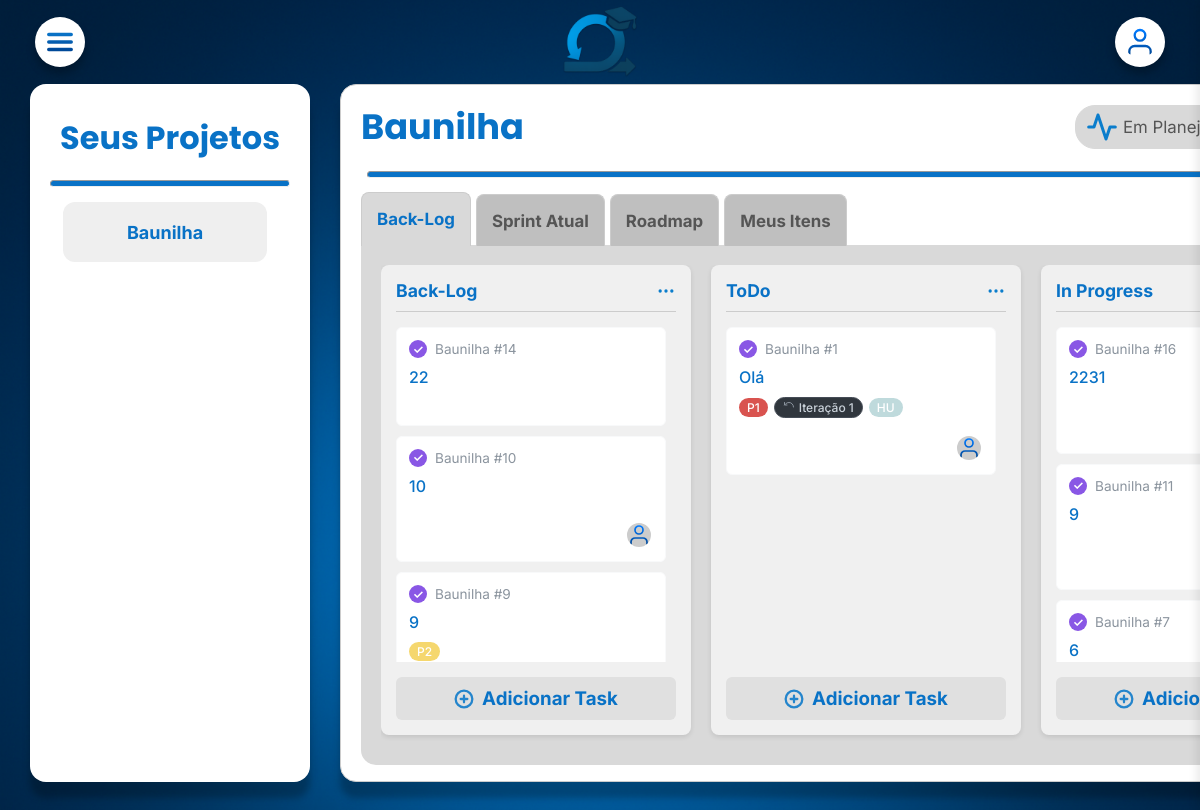
Screenshot of /?projeto_id=2 (signed in) with the database file from the repository.
### public/models.py (models this page shows, shortened)
class UsuarioPersonalizado(AbstractUser):
    USERNAME_FIELD = 'matricula'
    REQUIRED_FIELDS = ['email', 'username'] # 'email' e 'username' seriam campos obrigatórios ao criar superusuário.
    matricula = models.CharField(
        max_length=50,
        unique=True,
        blank=True, # Permite que seja vazio, dependendo de como você usa USERNAME_FIELD
        null=True,  # Permite que seja nulo no banco de dados
        help_text="Matrícula única do usuário."
    )
    nome_completo = models.CharField(
        max_length=255,
        blank=True,
        help_text="Nome completo do usuário."
    )
    TIPO_USUARIO_CHOICES = (
        ('aluno', 'Aluno'),
        ('professor', 'Professor'),
    )
    tipo_usuario = models.CharField(
        max_length=10,
        choices=TIPO_USUARIO_CHOICES,
        default='aluno',
        help_text="Define se o usuário é um aluno ou um professor."
    )
    avatar = models.CharField(
        max_length=255,
        blank=True,
        null=True,
        default='public/images/User.svg',
        help_text="Caminho para o arquivo de avatar do usuário."
    )
    class Meta:
        verbose_name = "Usuário Personalizado"
        verbose_name_plural = "Usuários Personalizados"

class Projeto(models.Model):
    nome = models.CharField(max_length=200)
    descricao = models.TextField(blank=True)
    data_criacao = models.DateTimeField(default=timezone.now)
    data_inicio = models.DateTimeField(null=True, blank=True)
    data_limite = models.DateTimeField(null=True, blank=True)
    data_ultima_atualizacao = models.DateTimeField(auto_now=True)
    iteration_duration = models.PositiveIntegerField(default=2)
    iteration_unit = models.CharField(max_length=10, default='weeks') # 'weeks' or 'days'
    status_update_text = models.TextField(blank=True, null=True, help_text="Texto da última atualização de status do projeto.")
    status = models.CharField(
        max_length=20,
        choices=StatusProjetoChoices.choices,
        default=StatusProjetoChoices.PLANEJAMENTO
    )
    responsavel = models.ForeignKey(
        'UsuarioPersonalizado',
        on_delete=models.PROTECT,
        related_name='projetos_responsavel'
    )
    participantes = models.ManyToManyField(
        'UsuarioPersonalizado',
        related_name='projetos_participante'
    )
    publico = models.BooleanField(default=True)
    ativo = models.BooleanField(default=True)
    versao = models.PositiveIntegerField(default=1)
    observacoes = models.TextField(blank=True, null=True)
    feedback_final = models.TextField(
        blank=True,
        null=True,
        help_text="Feedback final do professor sobre o projeto."
    )
    class Meta:
        verbose_name = 'Projeto'
        verbose_name_plural = 'Projetos'
        ordering = ['-data_criacao']

class Coluna(models.Model):
    nome = models.CharField(max_length=100)
    projeto = models.ForeignKey(Projeto, on_delete=models.CASCADE, related_name='colunas')
    ordem = models.PositiveIntegerField(default=0) # Para definir a ordem de exibição
    class Meta:
        ordering = ['ordem']

class Tarefa(models.Model):
    titulo = models.CharField(
        max_length=255
    )
    descricao = models.TextField(
        blank=True,
        null=True
    )
    numero_tarefa_projeto = models.PositiveIntegerField(
        editable=False,
        help_text="Número sequencial da tarefa dentro do projeto."
    )
    coluna = models.ForeignKey(Coluna,
        on_delete=models.CASCADE,
        related_name='tarefas',
        null=True)
    dificuldade = models.CharField(
        max_length=20,
        choices=NivelDificuldadeChoices.choices,
        blank=True,
        null=True
    )
    prioridade = models.ForeignKey(
        Prioridade,
        on_delete=models.SET_NULL,
        blank=True,
        null=True,
        related_name='tarefas'
    )
    tamanho = models.ForeignKey(
        Tamanho,
        on_delete=models.SET_NULL,
        blank=True,
        null=True,
        related_name='tarefas'
    )
    projeto = models.ForeignKey(
        Projeto,
        on_delete=models.CASCADE,
        related_name='tarefas'
    )
    responsaveis = models.ManyToManyField(
        settings.AUTH_USER_MODEL,
        related_name='tarefas_responsaveis',
        limit_choices_to={'tipo_usuario': 'aluno'},
        blank=True
    )
    tags = models.ManyToManyField(
        Tag,
        related_name='tarefas',
        blank=True
    )
    milestone = models.ForeignKey(
        Milestone,
        on_delete=models.SET_NULL,
        null=True, blank=True,
        related_name='tarefas'
    )
    relacionamentos = models.ManyToManyField(
        'self',
        blank=True,
        symmetrical=True
    )
    especificacoes = models.TextField(
        blank=True,
        null=True
    )
    sprint = models.ForeignKey(
        Sprint,
        on_delete=models.SET_NULL,
        null=True,
        blank=True,
        related_name='tarefas'
    )
    visibilidade = models.CharField(
        max_length=20,
        choices=TipoVisibilidadeChoices.choices,
        default=TipoVisibilidadeChoices.PUBLICA
    )
    nota = models.FloatField(
        null=True,
        blank=True
    )
    data_criacao = models.DateTimeField(
        default=timezone.now
    )
    data_atualizacao = models.DateTimeField(
        auto_now=True
    )
    class Meta:
        verbose_name = "Tarefa"
        verbose_name_plural = "Tarefas"
        ordering = ['coluna__ordem', '-data_criacao', 'titulo']

class Prioridade(models.Model):
    projeto = models.ForeignKey(Projeto, on_delete=models.CASCADE, related_name='prioridades')
    nome = models.CharField(max_length=100)
    descricao = models.TextField(blank=True, null=True)
    cor = models.CharField(max_length=7, default='#808080', help_text="Cor em formato hexadecimal, ex: #FF0000")
    ordem = models.PositiveIntegerField(default=0, help_text="Define a ordem de exibição da prioridade.")
    class Meta:
        verbose_name = "Prioridade"
        verbose_name_plural = "Prioridades"
        unique_together = ('projeto', 'nome')
        ordering = ['ordem','nome']

class Sprint(models.Model):
    nome = models.CharField(
        max_length=255
    )
    data_inicio = models.DateField(
        null=True,
        blank=True
    )
    data_fim = models.DateField(
        null=True,
        blank=True
    )
    projeto = models.ForeignKey(
        Projeto,
        on_delete=models.CASCADE,
        related_name='sprints'
    )
    class Meta:
        verbose_name = "Sprint"
        verbose_name_plural = "Sprints"
        ordering = ['data_inicio', 'nome']

class Tag(models.Model):
    nome = models.CharField(max_length=100)
    descricao = models.CharField(max_length=255, blank=True, null=True, help_text="Descrição opcional para a tag.")
    cor = models.CharField(max_length=7, default='#d73a4a', help_text="Cor em formato hexadecimal, ex: #d73a4a")
    projeto = models.ForeignKey(
        Projeto,
        on_delete=models.CASCADE,
        related_name='tags_do_projeto'
    )
    class Meta:
        verbose_name = "Tag"
        verbose_name_plural = "Tags"
        unique_together = ('nome', 'projeto')
        ordering = ['nome']

### public/views.py (the view)
# urls.py: path('', views.index, name='index'),
@login_required
def index(request):
    is_professor_check = request.user.is_authenticated and request.user.tipo_usuario == 'professor'
    if request.user.tipo_usuario == 'professor':
        projetos_visiveis = Projeto.objects.filter(
            Q(responsavel=request.user) | Q(participantes=request.user)
        ).distinct()
    else:
        projetos_visiveis = Projeto.objects.filter(
            Q(participantes=request.user) & Q(ativo=True)
        ).distinct()
    projetos_atuais = projetos_visiveis.order_by('nome')
    selected_project_id = request.GET.get('projeto_id')
    selected_project = None
    project_title = "Nenhum projeto selecionado"
    colunas = []
    sprint_atual = None
    colunas_sprint = []
    colunas_meus_itens = []  # Variá vel para as tarefas do usuário
    if selected_project_id:
        try:
            selected_project = get_object_or_404(
                projetos_visiveis, id=selected_project_id
            )
            project_title = selected_project.nome
            colunas = Coluna.objects.filter(projeto=selected_project).prefetch_related('tarefas').order_by('ordem')
            hoje = date.today()
            sprint_atual = Sprint.objects.filter(
                projeto=selected_project,
                data_inicio__lte=hoje,
                data_fim__gte=hoje
            ).first()
            if sprint_atual:
                tarefas_da_sprint_prefetch = Prefetch(
                    'tarefas',
                    queryset=Tarefa.objects.filter(sprint=sprint_atual)
                )
                colunas_sprint = Coluna.objects.filter(projeto=selected_project).prefetch_related(
                    tarefas_da_sprint_prefetch
                ).order_by('ordem')
            tarefas_do_usuario_prefetch = Prefetch(
                'tarefas',
                queryset=Tarefa.objects.filter(responsaveis=request.user).select_related(
                    'projeto', 'prioridade', 'tamanho', 'sprint'
                ).prefetch_related('tags', 'responsaveis')
            )
            colunas_meus_itens = Coluna.objects.filter(projeto=selected_project).prefetch_related(
                tarefas_do_usuario_prefetch
            ).order_by('ordem')
        except (ValueError, Projeto.DoesNotExist):
            messages.error(request, "ID do projeto inválido ou projeto não encontrado.")
            project_title = "Projeto inválido"
            selected_project = None
    context = {
        "is_professor": is_professor_check,
        "projetos_atuais": projetos_atuais,
        "selected_project": selected_project,
        "project_title": project_title,
        "colunas": colunas,
        "sprint_atual": sprint_atual,
        "colunas_sprint": colunas_sprint,
        "colunas_meus_itens": colunas_meus_itens,  # Adiciona ao contexto
    }
    return render(request, "public/pages/index.html", context=context)

### public/templates/public/pages/index.html (shortened to what this page needs)
{% extends "public/templates/main.html" %}
{% load static %}
{% block content %}
    {% include "public/templates/parts/header.html" %}
    <div class="main-container">
        {% include "public/templates/parts/abaProjetos.html" %}
        {% if selected_project %}
            {% include 'public/templates/parts/abaProjeto.html' %}
        {% endif %}
    </div>
{% endblock %}

### public/templates/public/templates/parts/header.html
{% load static %}
<header>
    <div class="header-content">
        <div class="menuButton">
            <img src="{% static 'public/images/Menu.svg' %}" alt="Menu">
        </div>
        <img class="logo1" alt="" src="{% static 'public/images/Learn Loop Logo.png' %}">
        <a href="{% url 'public:perfil' %}" style="text-decoration: none;">
            <div class="perfilButton">
                <img src="{% static user.avatar %}" alt="Perfil" style="width: 32px; height: 32px; border-radius: 50%;">
            </div>
        </a>
    </div>
</header>

### public/templates/public/templates/parts/abaProjetos.html (shortened to what this page needs)
{% load static %}
<div class="aba-de-projetos-container">
    <div class="aba-de-projetos">
        <h1 class="titulo-projetos">Seus Projetos</h1>
        <hr class="linha-projetos">
        <div class="projetos-lista">
            {% for p in projetos_atuais %}
                <a href="{% url 'public:index' %}?projeto_id={{ p.id }}" class="projeto-link" style="text-decoration: none;">
                    {% include "public/templates/parts/projRec.html" %}
                </a>
            {% empty %}
                <p class="nenhum-projeto-mensagem">Nenhum projeto encontrado.</p>
            {% endfor %}
        </div>
    </div>
</div>

### public/templates/public/templates/parts/projRec.html
<div class="rectangle-div">
    <h4 class="projectName">{{ p.nome }}</h4>
</div>

### public/templates/public/templates/parts/projetoHeader.html (shortened to what this page needs)
{% load static %}
<div class="projeto-header">
    <h1 class="titulo-projeto">{{ project_title }}</h1>
    <div class="menu-icons">
        <div class="status-button">
            <img src="{% static 'public/images/Activity.svg' %}" alt="Status">
            {% if selected_project %}
                <h3>{{ selected_project.get_status_display }}</h3>
            {% else %}
                <h3>Status</h3>
            {% endif %}
        </div>
    </div>
</div>

### public/templates/public/templates/parts/colunas.html (shortened to what this page needs)
{% load static %}
<div class="columns-container">
    {% for coluna in colunas %}
        <div class="board-column" data-column-id="{{ coluna.id }}">
            <div class="column-header">
                <h3>{{ coluna.nome }}</h3>
                <img class="column-options-icon" src="{% static 'public/images/More horizontal.svg' %}" alt="Mais Opções">
            </div>
            {% include "public/templates/parts/tarefas.html" with coluna=coluna %}
            <div class="add-task-button">
                <img src="{% static 'public/images/Plus circle.svg' %}" alt="Adicionar Tarefa">
                <h3>Adicionar Task</h3>
            </div>
        </div>
    {% endfor %}
</div>

### public/templates/public/templates/parts/tarefas.html (shortened to what this page needs)
{% load static %}
<div class="tasks-list">
    {% for tarefa in coluna.tarefas.all %}
        <div class="task-card" data-task-id="{{ tarefa.id }}" draggable="true">
            <div class="task-card-header">
                <span class="task-card-project-icon">✓</span>
                <span class="task-card-project-name">{{ tarefa.projeto.nome }} #{{ tarefa.numero_tarefa_projeto }}</span>
            </div>
            <div class="task-card-title">
                {{ tarefa.titulo }}
            </div>
            <div class="task-card-meta">
                {% if tarefa.prioridade %}
                    <span class="meta-tag priority-tag-card" title="Prioridade: {{ tarefa.prioridade.nome }}" style="background-color: {{ tarefa.prioridade.cor }};">
                        {{ tarefa.prioridade.nome}}
                    </span>
                {% endif %}
                {% if tarefa.sprint %}
                    <span class="meta-tag sprint-tag-card" title="Iteração: {{ tarefa.sprint.nome }}">
                        <svg xmlns="http://www.w3.org/2000/svg" width="12" height="12" viewBox="0 0 24 24" fill="none" stroke="currentColor" stroke-width="2" stroke-linecap="round" stroke-linejoin="round"><path d="M21 12a9 9 0 0 0-9-9 9.75 9.75 0 0 0-6.74 2.74L3 8"/><path d="M3 3v5h5"/></svg>
                        {{ tarefa.sprint.nome }}
                    </span>
                {% endif %}
                {% for tag in tarefa.tags.all %}
                    {% if tag.cor|lower == '#ffffff' %}
                        <span class="meta-tag label-tag-card" title="Tag: {{ tag.nome }}" style="--tag-color: {{ tag.cor }}; --text-color: #000000;">
                            {{ tag.nome }}
                        </span>
                    {% else %}
                        <span class="meta-tag label-tag-card" title="Tag: {{ tag.nome }}" style="--tag-color: {{ tag.cor }};">
                            {{ tag.nome }}
                        </span>
                    {% endif %}
                {% endfor %}
            </div>
            <div class="task-card-footer">
                <div class="task-card-assignees">
                    {% for responsavel in tarefa.responsaveis.all %}
                        <img src="{% static responsavel.avatar %}" alt="{{ responsavel.nome_completo }}" class="avatar-img-task-card" title="{{ responsavel.nome_completo }}">
                    {% endfor %}
                </div>
            </div>
        </div>
    {% endfor %}
</div>

### rows the page displays
UsuarioPersonalizado: avatar (placeholder picture)
Projeto: nome "Baunilha", status "Em…"
Coluna: nome "Back-Log"
Tarefa: projeto.nome "Baunilha", numero_tarefa_projeto "14", titulo "22"
Tarefa: projeto.nome "Baunilha", numero_tarefa_projeto "10", titulo "10"
Tarefa: projeto.nome "Baunilha", numero_tarefa_projeto "9", titulo "9", prioridade.nome "P2"
Coluna: nome "ToDo"
Tarefa: projeto.nome "Baunilha", numero_tarefa_projeto "1", titulo "Olá", prioridade.nome "P1", sprint.nome "Iteração 1"
Tag: nome "HU"
Coluna: nome "In Progress"
Tarefa: projeto.nome "Baunilha", numero_tarefa_projeto "16", titulo "2231"
Tarefa: projeto.nome "Baunilha", numero_tarefa_projeto "11", titulo "9"
Tarefa: projeto.nome "Baunilha", numero_tarefa_projeto "7", titulo "6"
